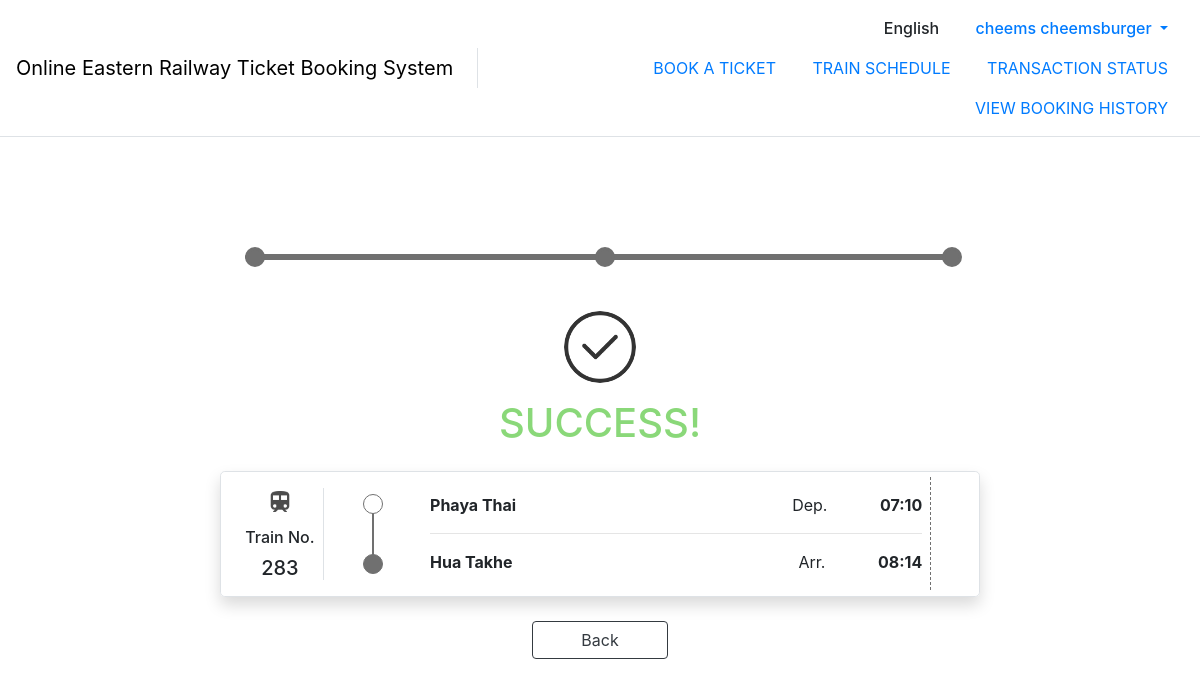
The page /booking/payments/success/5 (signed in) on the database its author committed.
### booking/models.py (models this page shows)
class Ticket(models.Model):
    buyer = models.ForeignKey(Account, on_delete=models.CASCADE)
    boardingTrain = models.ForeignKey(Train, on_delete=models.CASCADE)
    fromStation = models.ForeignKey(
        Timetable, on_delete=models.CASCADE, related_name="fromStation")
    toStation = models.ForeignKey(
        Timetable, on_delete=models.CASCADE, related_name="toStation")
    transactionInformation = models.TextField(default='')
    transactionStatus = models.BooleanField(default=False)
    buyDate = models.DateField(auto_now_add=True)
    bookingStatus = models.BooleanField(default=False)

### schedule/models.py (models this page shows)
class Train(models.Model):
    EXPRESS = 'EX'
    LOCAL = 'LC'
    train_name = models.TextField()
    trainType = (
        (EXPRESS, "Express"),
        (LOCAL, "Local")
    )
    train_type = models.TextField(
        choices=trainType,
        default=LOCAL
    )
    amount_of_passenger = models.IntegerField(null=True)

class Timetable(models.Model):
    train = models.ForeignKey(Train, on_delete=models.CASCADE)
    station = models.ForeignKey(Station, on_delete=models.CASCADE, null=True)
    arrived_time = models.TimeField(null=True)
    departed_time = models.TimeField(null=True)

class Station(models.Model):
    station_name = models.TextField()
    english_station_name = models.TextField(null=True)

### booking/views.py (the view)
@login_required
def successful_booking(request, ticket_id):
    context = prepare_context(request, show_navbar=True)
    ticket = Ticket.objects.get(id=ticket_id)
    user = User.objects.get(username=request.user.username)
    account = Account.objects.get(user_id=user)
    if ticket.buyer.id != account.id:
        return redirect('/')
    else:
        context['ticket'] = ticket
        return render(request, 'booking/successfulBooking.html', context=context)

### account/utils.py (called while the page is built)
def prepare_context(request, show_navbar=True):
    context = {
        'show_navbar': show_navbar
    }
    if request.user.is_authenticated:
        user = User.objects.get(username=request.user.username)
        context['current_user'] = user
    return context

### booking/templates/booking/successfulBooking.html (shortened to what this page needs)
{% extends "base.html" %}
{% load static %}
{% block content %}
<div class="my-4">
  <div class="w-100 p-1 p-lg-5 py-sm-3">
    <div id="progress-bar" class="my-5">
      <div id="line">
        <div class="circle active" style="left: 0%;"></div>
        <div class="circle active" style="left: 49.25%;"></div>
        <div class="circle active" style="left: 98.25%;"></div>
      </div>
    </div>
    <div class="row justify-content-center align-content-center text-center">
      <div class="col">
        <figure class="mx-auto">
          <img src="{% static 'image/right.png' %}" alt="Successful!">
        </figure>
        <h1 style="color: #8AD879">SUCCESS!</h1>
        <div class="d-flex justify-content-center align-items-center rounded-lg border shadow w-75 my-4 mx-auto">
          <div class="border-right text-center pl-3 my-3" style="min-width: 90px;">
            <figure class="w-25 mx-auto">
              <img src="{% static 'image/train.png' %}" class="mx-auto img-fluid" alt="Train">
            </figure>
            <h6>Train No.</h6>
            <h5 class="mb-0">{{ ticket.boardingTrain.train_name }}</h5>
          </div>
          <div class="d-none d-md-inline-block vertical-line mx-3 mx-md-4 mx-lg-5">
            <div class="circle d-block"></div>
            <div class="circle d-block"></div>
          </div>
          <div class="d-inline-block w-100 px-2 py-3 mr-5" style="border-right: 1px dashed #707070;">
            <div class="d-block d-sm-flex justify-content-between">
              <span class="text-bold">{{ ticket.fromStation.station.english_station_name }}</span>
              <div class="d-inline-block ml-sm-1 ml-md-auto">
                <span class="mr-sm-3 mr-md-5">Dep.</span>
                <span class="text-bold">{{ ticket.fromStation.departed_time|time:'H:i' }}</span>
              </div>
            </div>
            <hr>
            <div class="d-block d-sm-flex justify-content-between">
              <span class="text-bold">{{ ticket.toStation.station.english_station_name }}</span>
              <div class="d-inline-block ml-sm-1 ml-md-auto">
                <span class="mr-sm-3 mr-md-5">Arr.</span>
                <span class="text-bold">{{ ticket.toStation.arrived_time|time:'H:i' }}</span>
              </div>
            </div>
          </div>
        </div>
        <div class="mx-auto">
          <a href="{% url 'dashboard' %}" class="btn btn-outline-dark px-5">Back</a>
        </div>
      </div>
    </div>
  </div>
</div>
{% endblock content %}

### templates/base.html (shortened to what this page needs)
<!DOCTYPE html>
{% load static %}
<html lang="en">
<head>
  <link rel="stylesheet" type="text/css" href="{% static 'css/bootstrap.min.css'%}">
  <link rel="stylesheet" type="text/css" href="{% static 'css/bootstrap-select.min.css'%}">
  <link rel="stylesheet" type="text/css" href="{% static 'css/styles.css'%}">
</head>
<body>
  {% if show_navbar %}
  <nav class="navbar navbar-expand-lg navbar-light border-bottom">
    <div class="d-none d-lg-flex w-100 justify-content-center align-items-center">
      <div class="navbar-brand border-right pr-4 h-50">
        <div class="my-auto">
          <a class="d-inline-block my-auto"  href={% url 'dashboard' %} style="text-decoration: none; color: black;">Online Eastern Railway Ticket Booking System </a>
        </div>
      </div>
      <div class="text-right w-100">
        <div class="row align-content-right">
          <div class="col" style="font-weight: 500;">
            <a class="nav-link d-inline-block">English</a>
            {% if request.user.is_authenticated %}
              <div class="nav-item dropdown d-inline-block">
                <a class="nav-link dropdown-toggle" href="#" id="profileDropdown" role="button" data-toggle="dropdown" aria-haspopup="true" aria-expanded="false">
                  {% if user.first_name and user.last_name %}
                    {{ user.first_name }} {{ user.last_name }}
                  {% else %}
                    {{ user.username}}
                  {% endif %}
                </a>
              </div>
            {% else %}
              <a class="nav-link d-inline-block" href={% url 'login'%}>Login</a>
            {% endif %}
          </div>
        </div>
        <div class="row align-content-right">
          <div class="col text-uppercase">
            <a class="nav-link d-inline-block" href={% url 'searchSchedules' %}>BOOK A TICKET</a>
            <a class="nav-link d-inline-block" href={% url 'searchTimetable' %}>TRAIN SCHEDULE</a>
            <a class="nav-link d-inline-block" href={% url 'viewTransaction' %}>TRANSACTION STATUS</a>
            <a class="nav-link d-inline-block" href={% url 'bookingHistory' %}>VIEW BOOKING HISTORY</a>
          </div>
        </div>
      </div>
    </div>
  </nav>
  {% endif %}
  <div id="content" class="container appear-fade-start">
    {% block content %}
    {% endblock content %}
  </div>
</body>
</html>

### static/css/styles.css (style rules this page uses)
body { font-family: -apple-system, BlinkMacSystemFont, "Segoe UI", Roboto, "Sarabun", "Helvetica Neue", Arial, "Noto Sans", sans-serif, "Apple Color Emoji", "Segoe UI Emoji", "Segoe UI Symbol", "Noto Color Emoji" !important; }
.appear-fade-start { opacity: 0; animation: appear-fade 0.25s ease-out 0.1s 1 forwards; }
.text-bold { font-weight: bold; }

### booking/templates/booking/successfulBooking.html (style rules this page uses)
#progress-bar { width: 100%; height: 20%; }
#line { height: 6px; width: 70%; background: #707070; border-radius: 5px; margin: auto; top: 50%; transform: translateY(-50%); position: relative; }
#progress-bar > #line .circle { width: 20px; height: 20px; background: white; border-radius: 15px; position: absolute; top: -7px; border: 3px solid #707070; }
#progress-bar > #line .circle.active { background: #707070; }
#progress-bar > #line .circle:before { content: ''; width: 10px; height: 10px; background: white; position: absolute; border-radius: 100%; top: 2px; left: 2px; display: none; }
.vertical-line { width: 3px; height: 60px; background: #707070; }
.vertical-line .circle { position:absolute; margin-top: -10px; margin-left: -9px; z-index: 1; height: 20px; width: 20px; border-radius: 25px; border: 1px solid #707070; }
.vertical-line .circle:nth-child(1) { margin-top: -10px; background: #fff; }
.vertical-line .circle:nth-child(2) { margin-top: 50px; background: #707070; }

### rows shown on the page
Ticket: boardingTrain.train_name "283", fromStation.station.english_station_name "Phaya Thai", fromStation.departed_time "07:10", toStation.station.english_station_name "Hua Takhe", toStation.arrived_time "08:14"

### other values the page prints
{{ user.first_name }} "cheems"
{{ user.last_name }} "cheemsburger"
